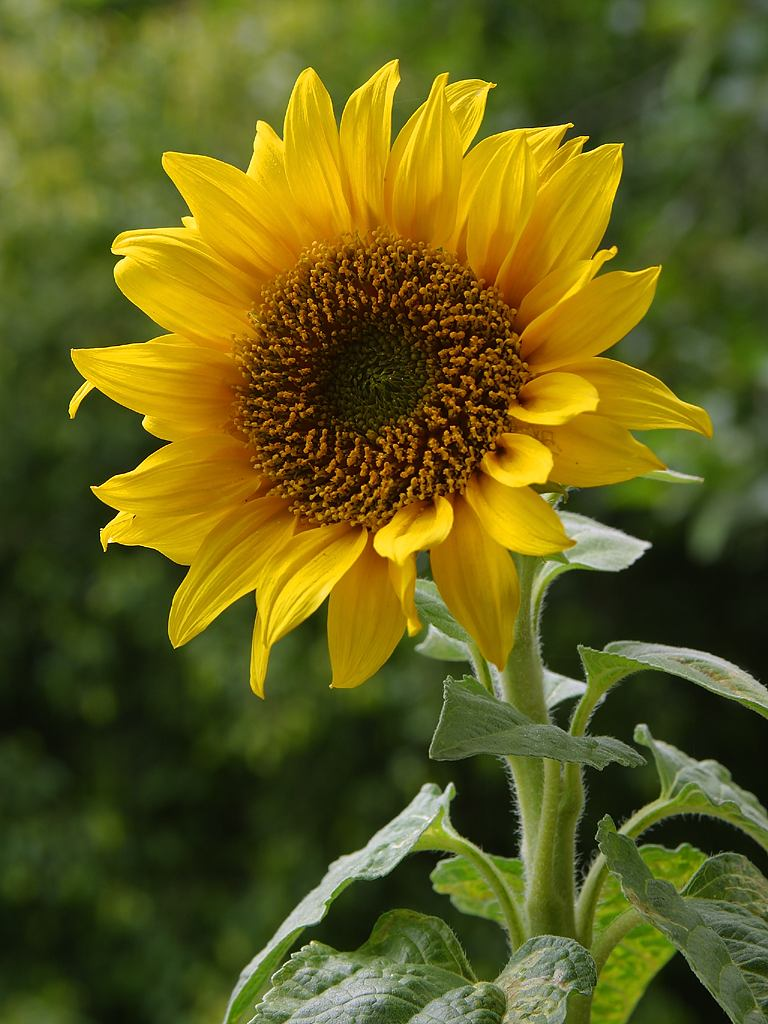
#> input picture 2 Convolutional Filters and Edge Detection/Images/images/sunflower.jpg, 768 x 1024 px, found by its file name
$ jupyter execute '5 Canny Edge Detection.ipynb'   (shell and % lines are left out)
#> lines starting #> are read from the running program, lines starting #| are printed output that depends on the picture; after the words box and inside, x2 and y2 are one past the last pixel; in counts of white or black regions, pixels touching at a corner belong together
#> further down, img is the input picture: shape (1024, 768, 3); mean B, G, R 27.4, 94.7, 98.3
# Steps carried out during Canny Edge Detection

1. Filters out noise using gaussian Blur
2. Finds strengt and direction of edges using sobel filters
3. Applies non maximum Suppression to isolate strongest edges and thin them to one pixel wide lines
4. Uses Hysteresis to isolate the best edges

# How does hysteresis isolation works?
Hysteresis isolation has two threshold         1. Low 2. High

above high threshold - strong edges - kept

below low threshold - weak edges - discarded

and pixels that fall between high and low threshold are either kept if it is connected to a strong edge or discarded otherwise

[cell 1]
import matplotlib.pyplot as plt
import cv2
import numpy as np

[cell 2]
def Canny_Edge_detect(image):
    img = cv2.cvtColor(image,cv2.COLOR_BGR2GRAY)
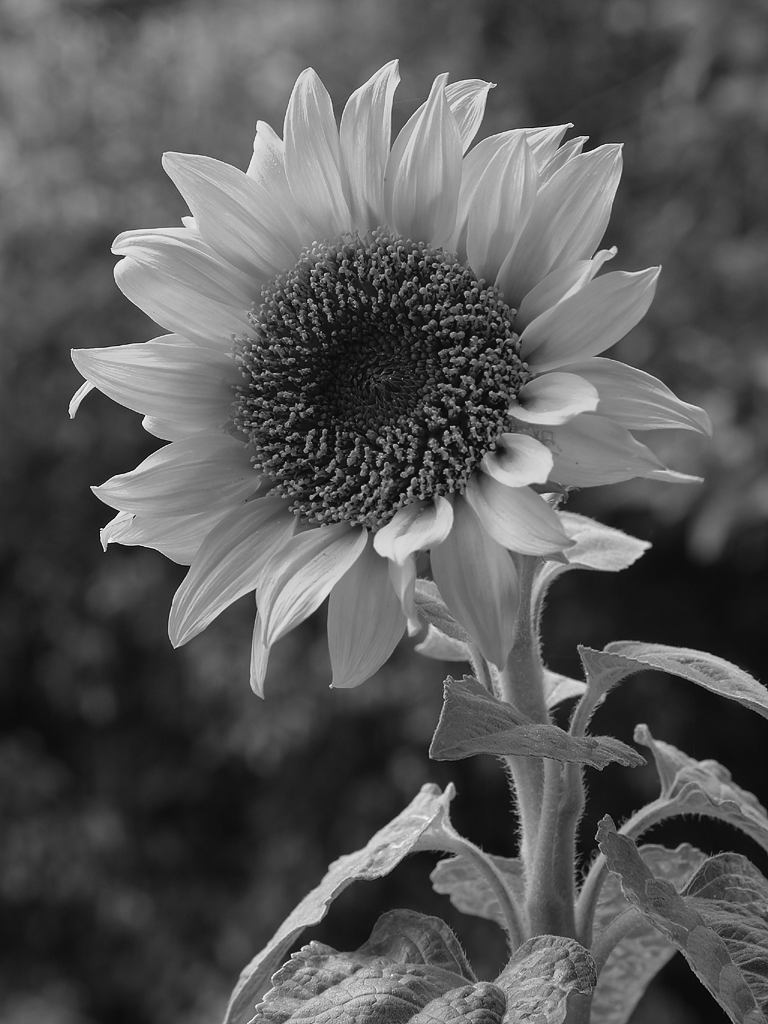
#> img: shape (1024, 768); min 1, max 253, mean 88.1
    wide = cv2.Canny(img,30,60)
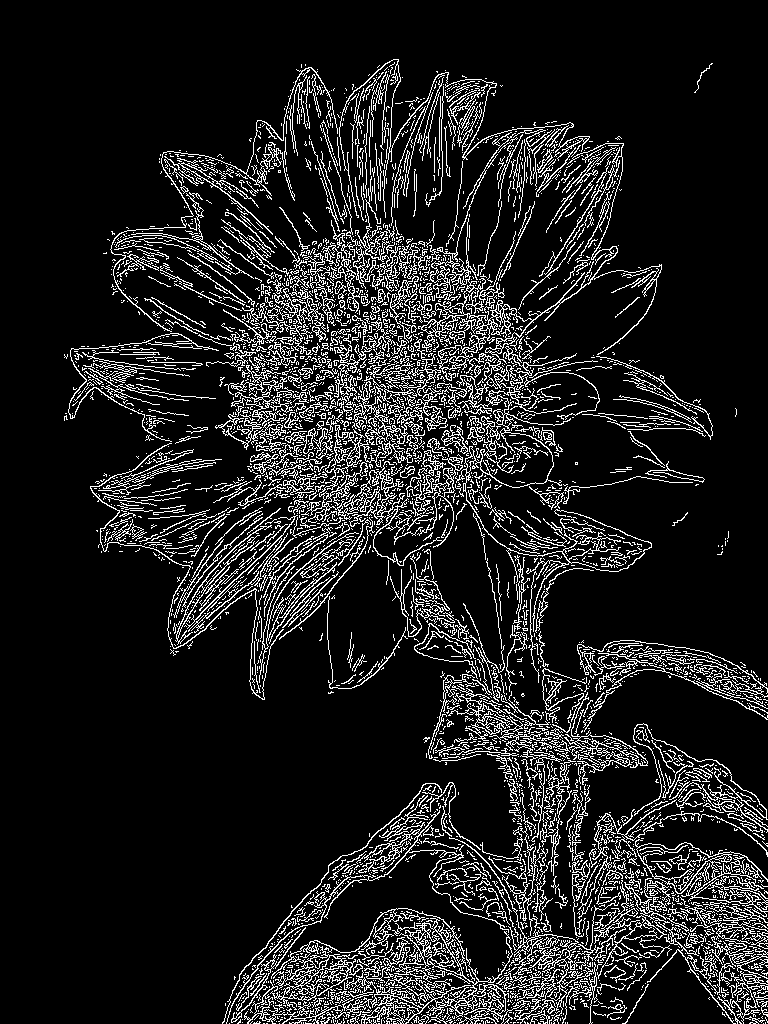
#> wide: shape (1024, 768); 12% white in thin lines or dots, all inside (x1, y1, x2, y2) = (64, 59, 768, 1024)
    tight = cv2.Canny(img,120,240)
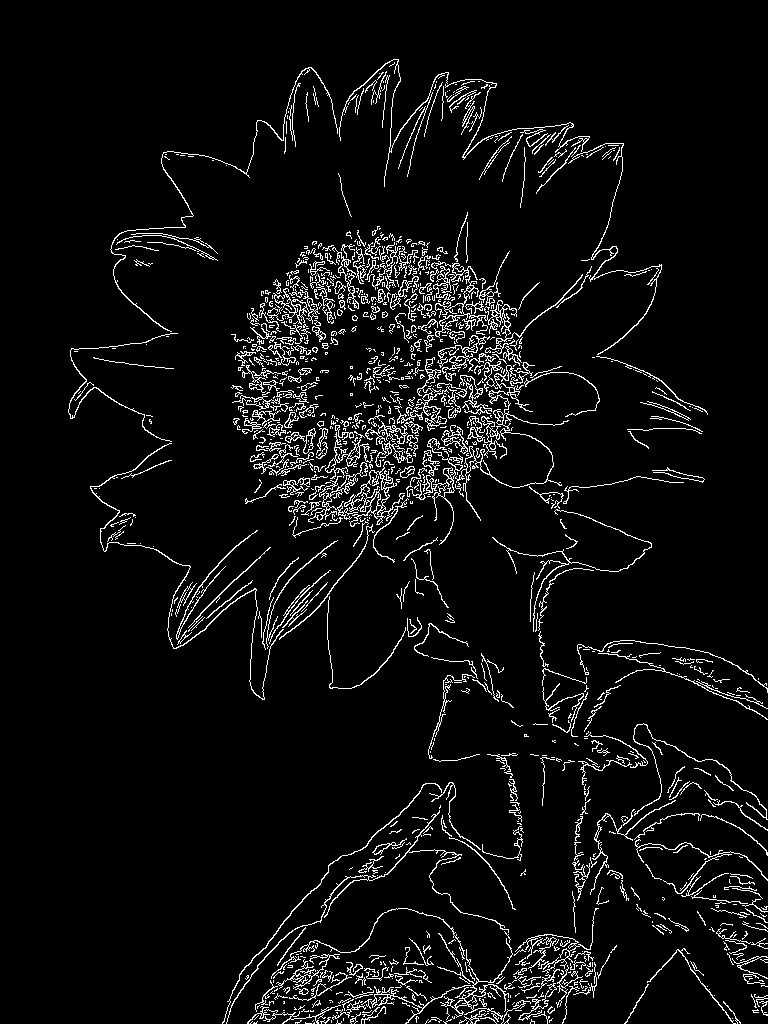
#> tight: shape (1024, 768); 5.5% white in thin lines or dots, all inside (x1, y1, x2, y2) = (68, 59, 768, 1024)
    plt.subplot(121)
    plt.imshow(wide,cmap='gray')
    plt.subplot(122)
    plt.imshow(tight,cmap='gray')

[cell 3]
img = cv2.imread('images/sunflower.jpg')
Canny_Edge_detect(img)
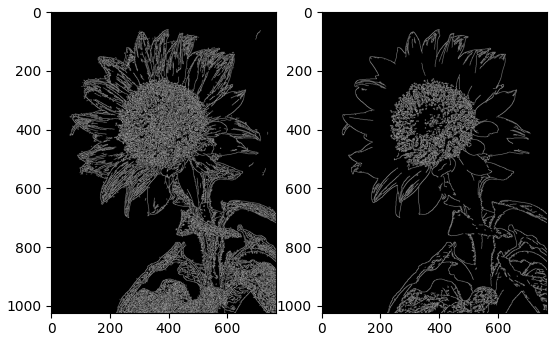
#> figure drawn by matplotlib, 2 panels

$ run again, with 2 Convolutional Filters and Edge Detection/Images/images/birds.jpg copied over 2 Convolutional Filters and Edge Detection/Images/images/sunflower.jpg
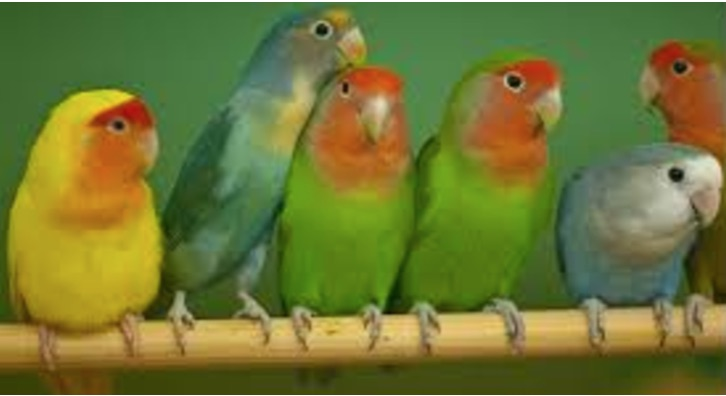
#> input picture 2 Convolutional Filters and Edge Detection/Images/images/birds.jpg, 726 x 396 px, found by its file name
#> img is the input picture: shape (396, 726, 3); mean B, G, R 52.2, 118.2, 111.1
#> img: shape (396, 726)
#> in Canny_Edge_detect, `wide = cv2.Canny(img,30,60)`:
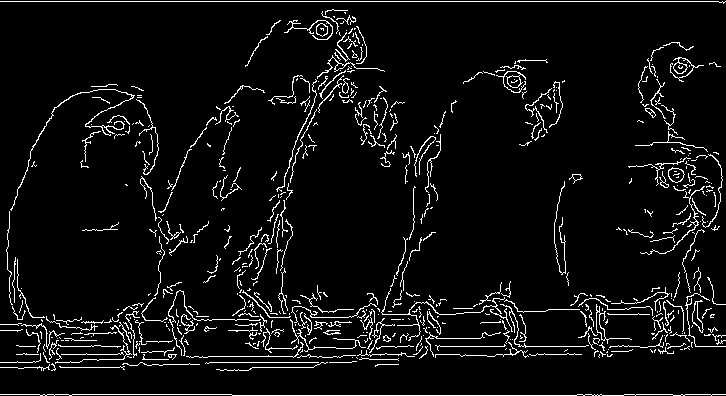
#> wide: shape (396, 726); 5.8% white in thin lines or dots
#> tight: shape (396, 726); 1.2% white in thin lines or dots
#> `[cell 3] img = cv2.imread('images/sunflower.jpg') Canny_Edge_detect(img)`:
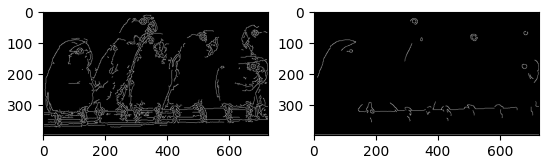
#> figure drawn by matplotlib, 2 panels

$ run again, with 2 Convolutional Filters and Edge Detection/Images/images/brain_MR.jpg copied over 2 Convolutional Filters and Edge Detection/Images/images/sunflower.jpg
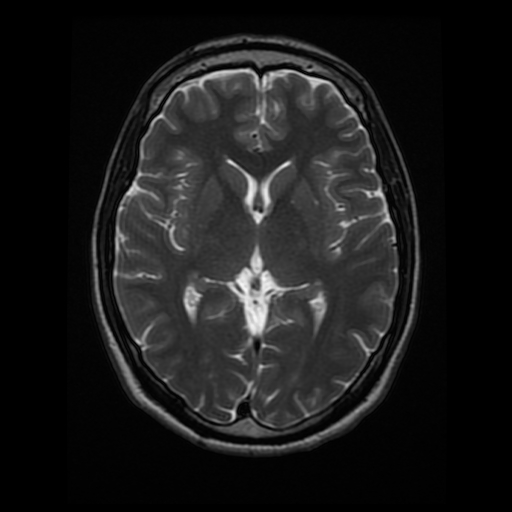
#> input picture 2 Convolutional Filters and Edge Detection/Images/images/brain_MR.jpg, 512 x 512 px, found by its file name
#> img is the input picture: shape (512, 512, 3); min 0, max 247, mean 26.9
#> img: shape (512, 512)
#> in Canny_Edge_detect, `wide = cv2.Canny(img,30,60)`:
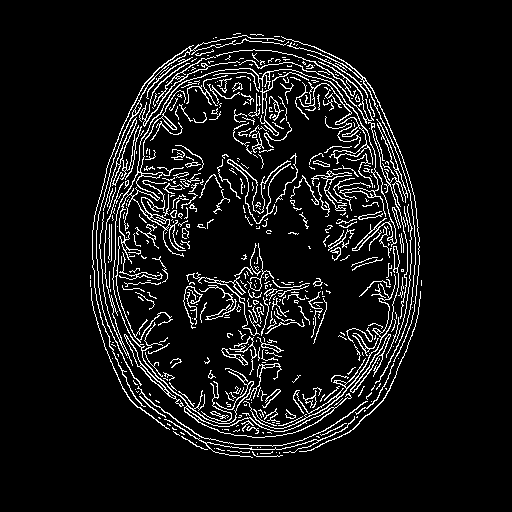
#> wide: shape (512, 512); 7.9% white in thin lines or dots, all inside (x1, y1, x2, y2) = (90, 33, 422, 458)
#> tight: shape (512, 512); 3.7% white in thin lines or dots, all inside (x1, y1, x2, y2) = (92, 35, 420, 450)
#> `[cell 3] img = cv2.imread('images/sunflower.jpg') Canny_Edge_detect(img)`:
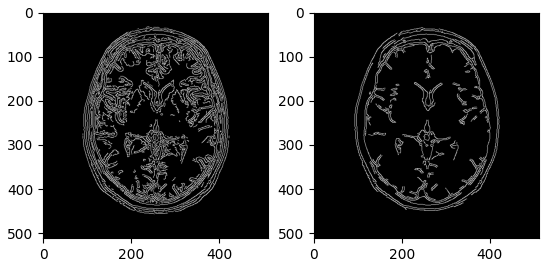
#> figure drawn by matplotlib, 2 panels

$ run again, with 2 Convolutional Filters and Edge Detection/Images/images/city_hall.jpg copied over 2 Convolutional Filters and Edge Detection/Images/images/sunflower.jpg
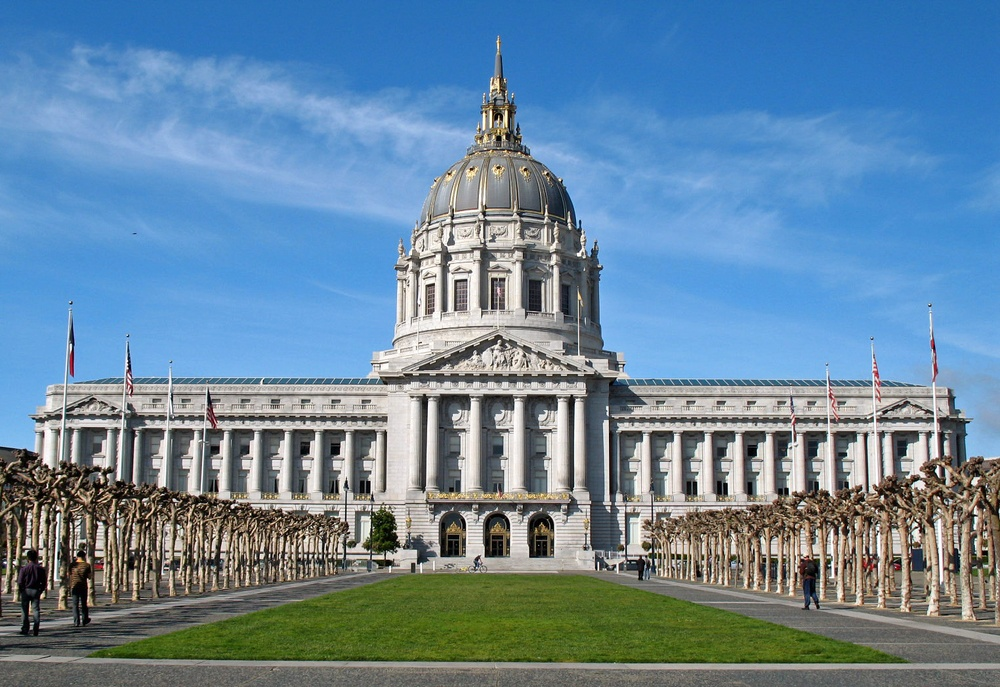
#> input picture 2 Convolutional Filters and Edge Detection/Images/images/city_hall.jpg, 1000 x 687 px, shrunk from 1524 x 1047 before the run, found by its file name
#> img is the input picture: shape (687, 1000, 3); mean B, G, R 158.6, 135, 104.5
#> img: shape (687, 1000)
#> in Canny_Edge_detect, `wide = cv2.Canny(img,30,60)`:
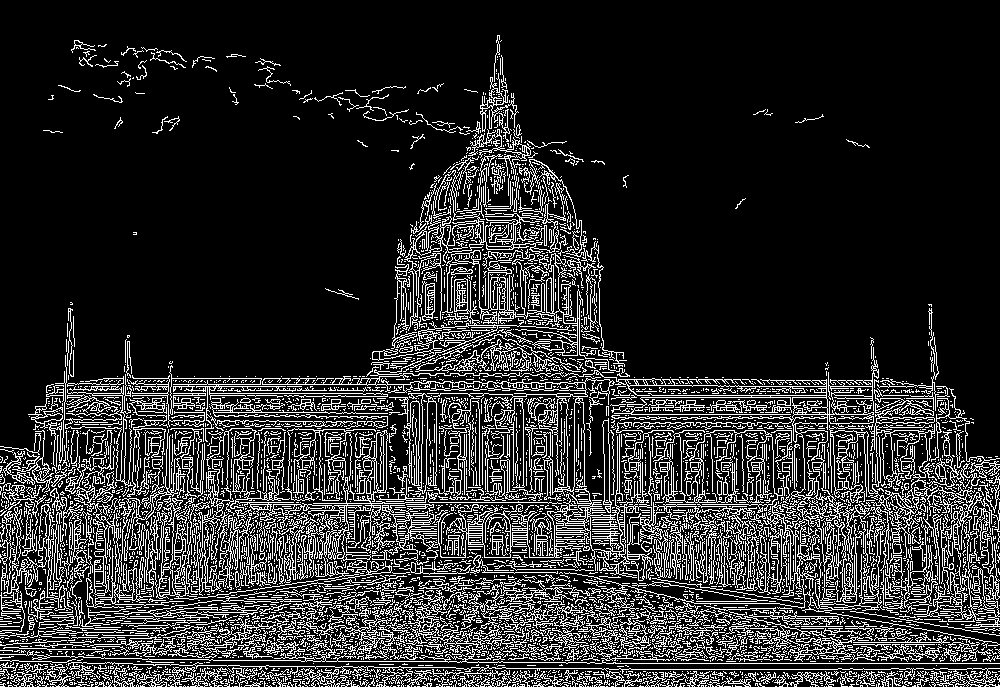
#> wide: shape (687, 1000); 17.1% white in thin lines or dots
#> tight: shape (687, 1000); 10.5% white in thin lines or dots
#> `[cell 3] img = cv2.imread('images/sunflower.jpg') Canny_Edge_detect(img)`:
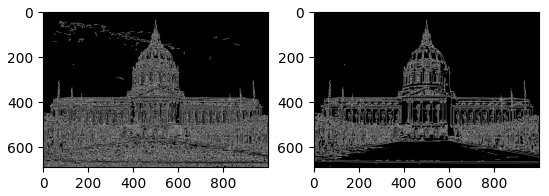
#> figure drawn by matplotlib, 2 panels
